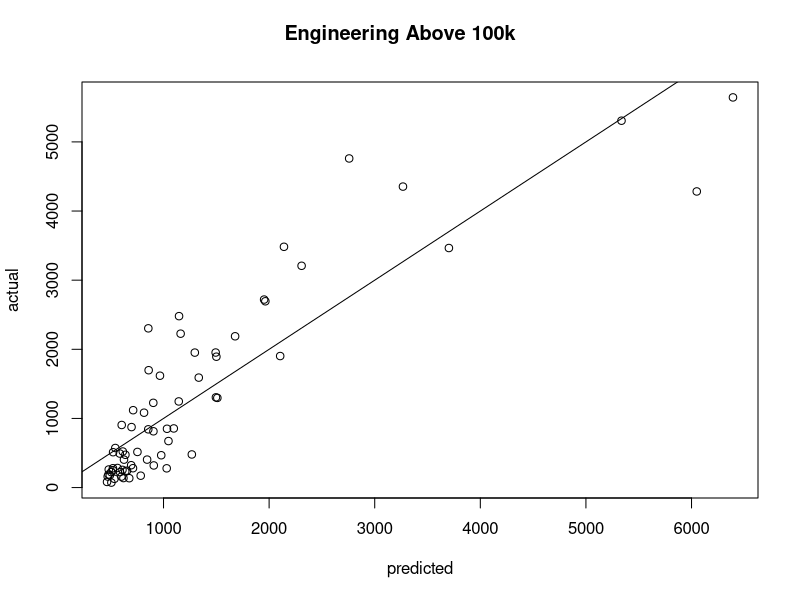
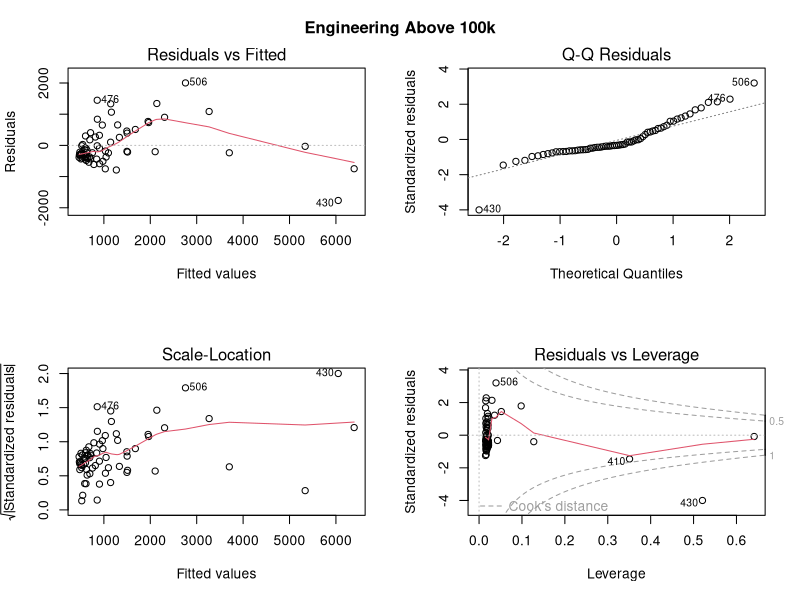
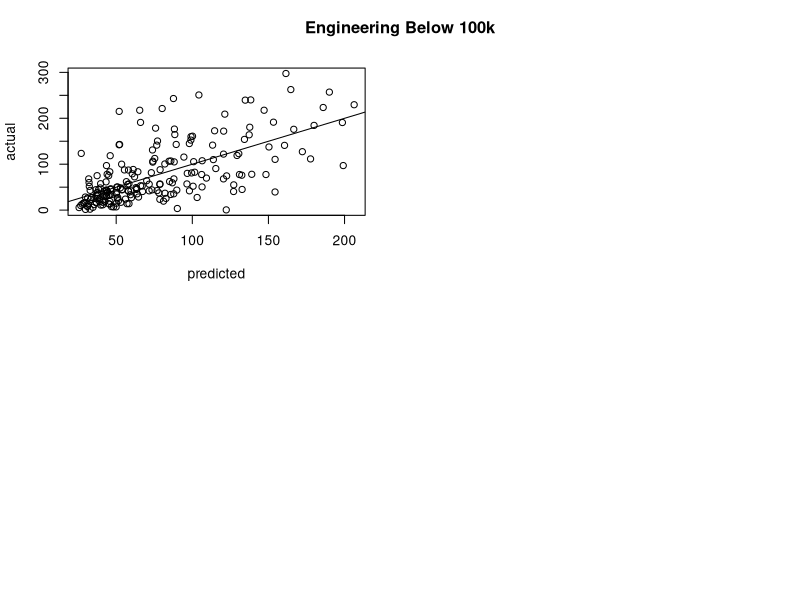
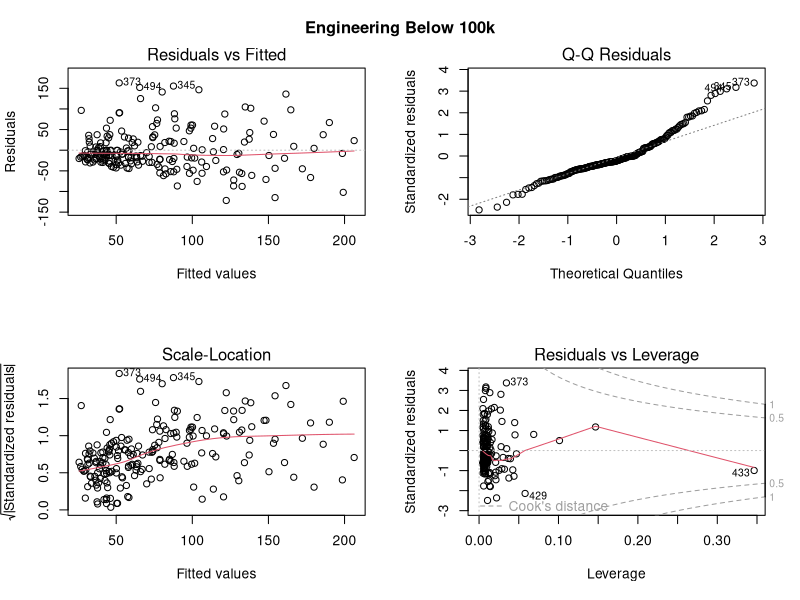
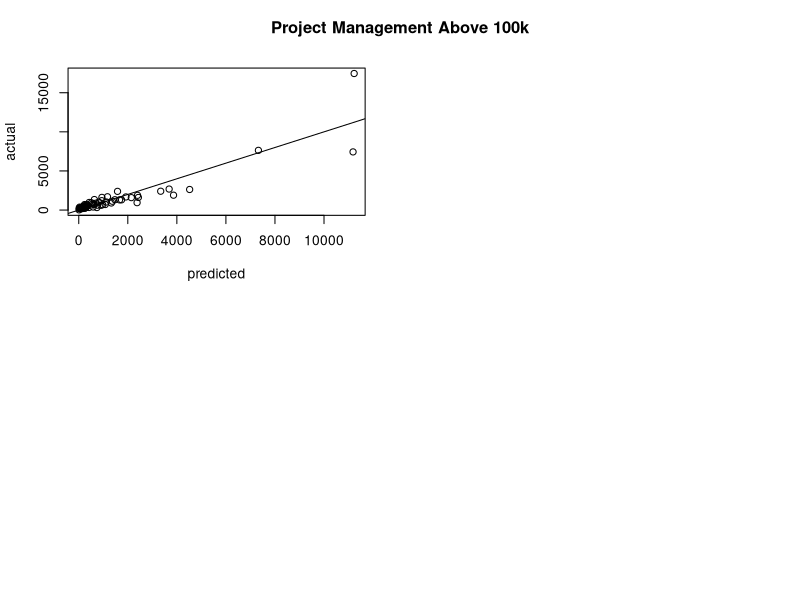
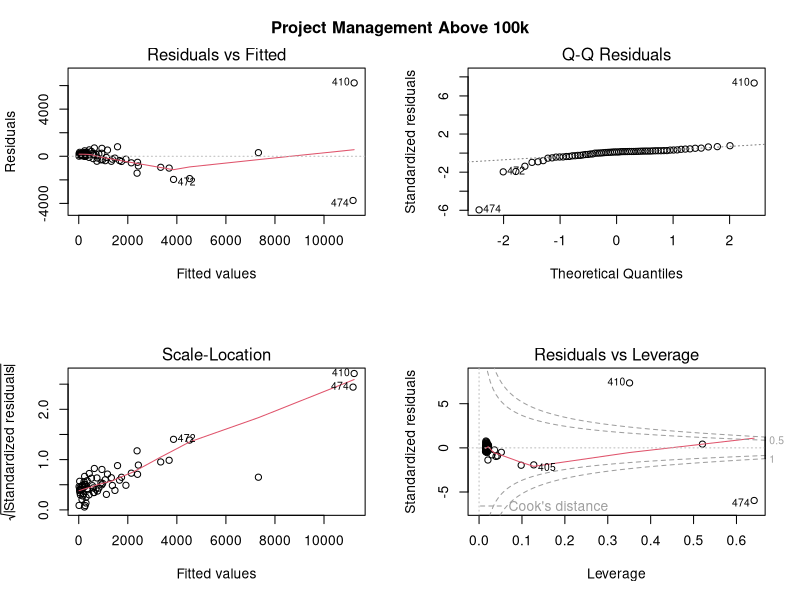
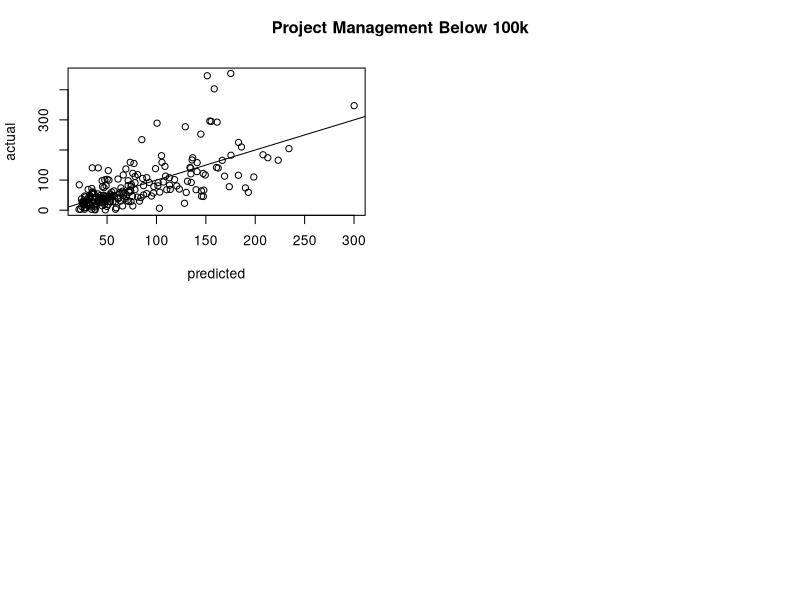
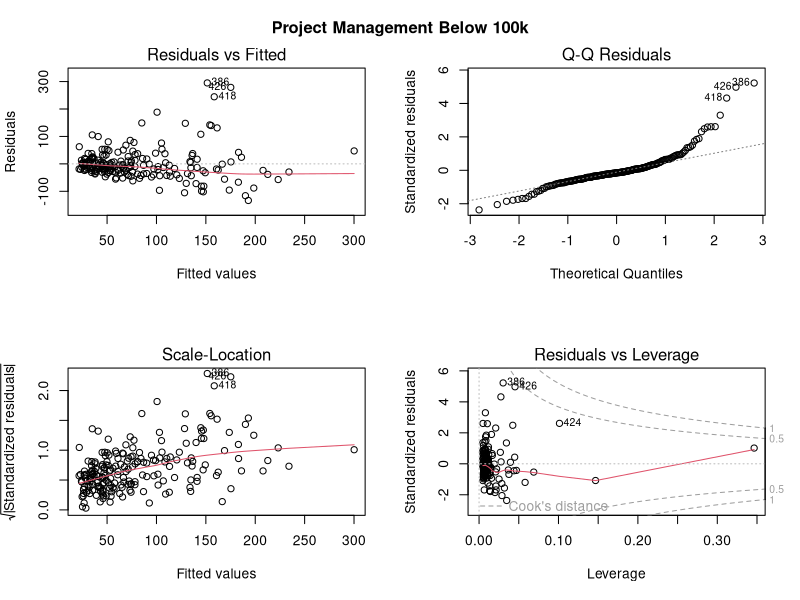

These charts were generated, in order, by the following R code:
laborData = read.csv("LaborData.csv")
#laborData$total_hours = laborData$Cm_hours + laborData$En_hours + laborData$Pm_hours + laborData$Gr_hours + laborData$Sf_hours
#laborData$total_cost = laborData$tot_mat + laborData$tot_sub
#laborData <- laborData[order(laborData$total_cost),]

#plot(laborData$total_hours, laborData$En_hours, col = "red")
#abline(lm(laborData$En_hours ~ laborData$total_hours), col = "red")
#points(laborData$total_hours, laborData$Pm_hours, col = "green")
#abline(lm(laborData$Pm_hours ~ laborData$total_hours), col = "green")
#points(laborData$total_hours, laborData$Gr_hours, col = "purple")
#abline(lm(laborData$Gr_hours~laborData$total_hours), col = "purple")
#points(laborData$total_hours, laborData$Sf_hours, col = "blue")
#abline(lm(laborData$Sf_hours~laborData$total_hours), col = "blue")
#points(laborData$total_hours, laborData$Cm_hours, col = "pink")
#abline(lm(laborData$Cm_hours~laborData$total_hours), col = "pink")


#Remove Outliers
#Below were determined based on three rounds of outlier analysis
#laborData <- laborData[-c(166,232,234,282,286,294,299,345,366,368,373,377,386,387,393,400,401,403,404,405,406,410,417,418,420,424,426,429,430,432,433,441,442,444,462,467,468,471,472,473,474,476,477,480,482,486,492,494,499,506),]

#Prepare Data
#laborData$above100k <- ifelse(laborData$tot_mat + laborData$tot_sub > 100000, 1, 0)
laborData <- laborData[which(laborData$tot_mat > 0 & laborData$tot_sub > 0),]
laborData <- laborData[which(laborData$En_hours > 0),]
laborData <- laborData[which(laborData$Pm_hours > 0),]
laborData <- laborData[which(laborData$Sf_hours > 0),]
laborData <- laborData[which(laborData$Gr_hours > 0),]
laborData <- laborData[which(laborData$Cm_hours > 0),]

above100kData <- laborData[which(laborData$tot_mat + laborData$tot_sub >= 100000),]
below100kData <- laborData[which(laborData$tot_mat + laborData$tot_sub < 100000),]

#Create Models
aboveEngModel <- lm(En_hours ~ tot_mat + tot_sub, data = above100kData)
belowEngModel <- lm(En_hours ~ tot_mat + tot_sub, data = below100kData)

abovePmModel <- lm(Pm_hours ~ tot_mat + tot_sub, data = above100kData)
belowPmModel <- lm(Pm_hours ~ tot_mat + tot_sub, data = below100kData)

aboveSfModel <- lm(Sf_hours ~ tot_mat + tot_sub, data = above100kData)
belowSfModel <- lm(Sf_hours ~ tot_mat + tot_sub, data = below100kData)

aboveGrModel <- lm(Gr_hours ~ tot_mat + tot_sub, data = above100kData)
belowGrModel <- lm(Gr_hours ~ tot_mat + tot_sub, data = below100kData)

aboveCmModel <- lm(Cm_hours ~ tot_mat + tot_sub, data = above100kData)
belowCmModel <- lm(Cm_hours ~ tot_mat + tot_sub, data = below100kData)

#Display Models
#Engineering
summary(aboveEngModel)
plot(predict(aboveEngModel), above100kData$En_hours, xlab = "predicted", ylab = "actual")
abline(a = 0, b = 1)
title("Engineering Above 100k", outer = TRUE, line = -2)


par(mfrow = c(2, 2))
plot(aboveEngModel)
title("Engineering Above 100k", outer = TRUE, line = -2)

summary(belowEngModel)
plot(predict(belowEngModel), below100kData$En_hours, xlab = "predicted", ylab = "actual")
abline(a = 0, b = 1)
title("Engineering Below 100k", outer = TRUE, line = -2)


par(mfrow = c(2, 2))
plot(belowEngModel)
title("Engineering Below 100k", outer = TRUE, line = -2)

#Project Management
summary(abovePmModel)
plot(predict(abovePmModel), above100kData$Pm_hours, xlab = "predicted", ylab = "actual")
abline(a = 0, b = 1)
title("Project Management Above 100k", outer = TRUE, line = -2)


par(mfrow = c(2, 2))
plot(abovePmModel)
title("Project Management Above 100k", outer = TRUE, line = -2)

summary(belowPmModel)
plot(predict(belowPmModel), below100kData$Pm_hours, xlab = "predicted", ylab = "actual")
abline(a = 0, b = 1)
title("Project Management Below 100k", outer = TRUE, line = -2)


par(mfrow = c(2, 2))
plot(belowPmModel)
title("Project Management Below 100k", outer = TRUE, line = -2)

#Software
summary(aboveSfModel)
plot(predict(aboveSfModel), above100kData$Sf_hours, xlab = "predicted", ylab = "actual")
abline(a = 0, b = 1)
title("Software Above 100k", outer = TRUE, line = -2)


par(mfrow = c(2, 2))
plot(aboveSfModel)
title("Software Above 100k", outer = TRUE, line = -2)

summary(belowSfModel)
plot(predict(belowSfModel), below100kData$Sf_hours, xlab = "predicted", ylab = "actual")
abline(a = 0, b = 1)
title("Software Below 100k", outer = TRUE, line = -2)


par(mfrow = c(2, 2))
plot(belowSfModel)
title("Software Below 100k", outer = TRUE, line = -2)

#Graphics
summary(aboveGrModel)
plot(predict(aboveGrModel), above100kData$Gr_hours, xlab = "predicted", ylab = "actual")
abline(a = 0, b = 1)
title("Graphics Above 100k", outer = TRUE, line = -2)


par(mfrow = c(2, 2))
plot(aboveGrModel)
title("Graphics Above 100k", outer = TRUE, line = -2)

summary(belowGrModel)
plot(predict(belowGrModel), below100kData$Gr_hours, xlab = "predicted", ylab = "actual")
abline(a = 0, b = 1)
title("Graphics Below 100k", outer = TRUE, line = -2)


par(mfrow = c(2, 2))
plot(belowGrModel)
title("Graphics Below 100k", outer = TRUE, line = -2)

#Commissioning
summary(aboveCmModel)
plot(predict(aboveCmModel), above100kData$Cm_hours, xlab = "predicted", ylab = "actual")
abline(a = 0, b = 1)
title("Commisioning Above 100k", outer = TRUE, line = -2)


par(mfrow = c(2, 2))
plot(aboveCmModel)
title("Commisioning Above 100k", outer = TRUE, line = -2)

summary(belowCmModel)
plot(predict(belowCmModel), below100kData$Cm_hours, xlab = "predicted", ylab = "actual")
abline(a = 0, b = 1)
title("Commissioning Below 100k", outer = TRUE, line = -2)


par(mfrow = c(2, 2))
plot(belowCmModel)
title("Commisioning Below 100k", outer = TRUE, line = -2)


